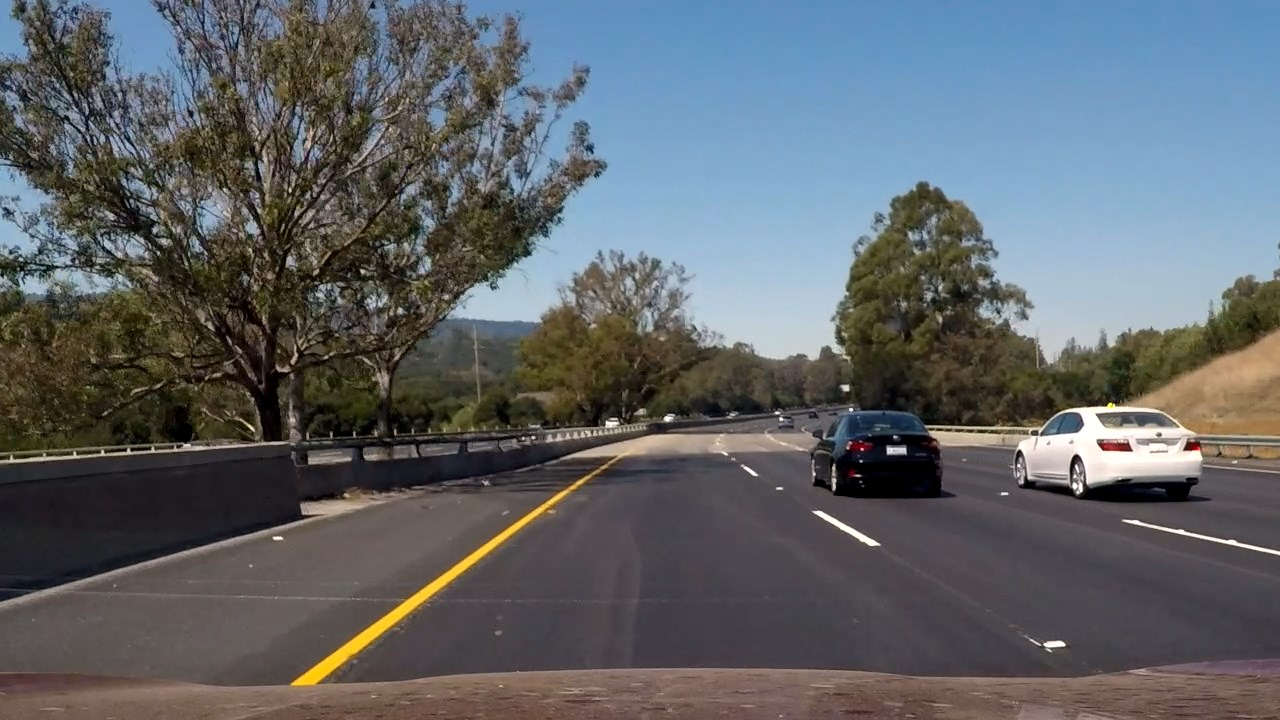
#> input picture Vehicle Detection and Tracking/test_images/test1.jpg, 1280 x 720 px
$ python -i lesson_functions.py   (imports and definitions only)   (older library calls are emulated)
#> lines starting #> are read from the running program, lines starting #| are printed output that depends on the picture
import matplotlib.image as mpimg
import numpy as np
import cv2
from skimage.feature import hog
# Define a function to return HOG features and visualization
def get_hog_features(img, orient, pix_per_cell, cell_per_block,
                        vis=False, feature_vec=True):
    # Call with two outputs if vis==True
    if vis == True:
        features, hog_image = hog(img, orientations=orient,
                                  pixels_per_cell=(pix_per_cell, pix_per_cell),
                                  cells_per_block=(cell_per_block, cell_per_block),
                                  transform_sqrt=True,
                                  visualise=vis, feature_vector=feature_vec)
        return features, hog_image
    # Otherwise call with one output
    else:
        features = hog(img, orientations=orient,
                       pixels_per_cell=(pix_per_cell, pix_per_cell),
                       cells_per_block=(cell_per_block, cell_per_block),
                       transform_sqrt=True,
                       visualise=vis, feature_vector=feature_vec)
        return features

# Define a function to compute binned color features
def bin_spatial(img, size=(32, 32)):
    # Use cv2.resize().ravel() to create the feature vector
    features = cv2.resize(img, size).ravel()
    # Return the feature vector
    return features

# Define a function to compute color histogram features
# NEED TO CHANGE bins_range if reading .png files with mpimg!
def color_hist(img, nbins=32, bins_range=(0, 256)):
    # Compute the histogram of the color channels separately
    channel1_hist = np.histogram(img[:,:,0], bins=nbins, range=bins_range)
    channel2_hist = np.histogram(img[:,:,1], bins=nbins, range=bins_range)
    channel3_hist = np.histogram(img[:,:,2], bins=nbins, range=bins_range)
    # Concatenate the histograms into a single feature vector
    hist_features = np.concatenate((channel1_hist[0], channel2_hist[0], channel3_hist[0]))
    # Return the individual histograms, bin_centers and feature vector
    return hist_features

# Define a function to extract features from a single image window
# This function is very similar to extract_features()
# just for a single image rather than list of images
def single_img_features(img, color_space='RGB', spatial_size=(32, 32),
                        hist_bins=32, orient=9,
                        pix_per_cell=8, cell_per_block=2, hog_channel=0,
                        spatial_feat=True, hist_feat=True, hog_feat=True):
    #1) Define an empty list to receive features
    img_features = []
    #2) Apply color conversion if other than 'RGB'
    if color_space != 'RGB':
        if color_space == 'HSV':
            feature_image = cv2.cvtColor(img, cv2.COLOR_RGB2HSV)
        elif color_space == 'LUV':
            feature_image = cv2.cvtColor(img, cv2.COLOR_RGB2LUV)
        elif color_space == 'HLS':
            feature_image = cv2.cvtColor(img, cv2.COLOR_RGB2HLS)
        elif color_space == 'YUV':
            feature_image = cv2.cvtColor(img, cv2.COLOR_RGB2YUV)
        elif color_space == 'YCrCb':
            feature_image = cv2.cvtColor(img, cv2.COLOR_RGB2YCrCb)
    else: feature_image = np.copy(img)
    #3) Compute spatial features if flag is set
    if spatial_feat == True:
        spatial_features = bin_spatial(feature_image, size=spatial_size)
        #4) Append features to list
        img_features.append(spatial_features)
    #5) Compute histogram features if flag is set
    if hist_feat == True:
        hist_features = color_hist(feature_image, nbins=hist_bins)
        #6) Append features to list
        img_features.append(hist_features)
    #7) Compute HOG features if flag is set
    if hog_feat == True:
        if hog_channel == 'ALL':
            hog_features = []
            for channel in range(feature_image.shape[2]):
                hog_features.extend(get_hog_features(feature_image[:,:,channel],
                                    orient, pix_per_cell, cell_per_block,
                                    vis=False, feature_vec=True))
        else:
            hog_features = get_hog_features(feature_image[:,:,hog_channel], orient,
                        pix_per_cell, cell_per_block, vis=False, feature_vec=True)
        #8) Append features to list
        img_features.append(hog_features)

    #9) Return concatenated array of features
    return np.concatenate(img_features)

# Define a function to extract features from a list of images
# Have this function call bin_spatial() and color_hist()
# [198 lines left out: functions extract_features, slide_window, draw_boxes, add_heat, apply_threshold, draw_labeled_bboxes and 2 more, not called in this run]

'''
import numpy as np
import cv2
from skimage.feature import hog
'''
# [7 lines left out: function convert_color, not called in this run]

#######################From project Advanced lane finding###############################

import glob
import os
import pickle
import cv2
import numpy as np
import matplotlib.pyplot as plt
import matplotlib.image as mpimg
from moviepy.editor import VideoFileClip

# store camera calibration parameters in ./camera_cal/calibrated_data.p
CALIBRATED_DATA_FILE = './camera_cal/calibrated_data.p'

class CameraCalibrator:
    # [61 lines left out: functions __init__, calibrate_via_chessboards, undistort, not called in this run]

class Perspective_Transformer:

    # [112 lines left out: functions __init__, warp, unwarp, noise_reduction, binary_threshold_filter, binary_pipeline, not called in this run]

# Define a class to receive the characteristics of each line detection
class Line():
    # [275 lines left out: functions __init__, build_perspective_transformer, build_camera_calibrator, init_lane_finder, recurrent_lane_finder, calculate_road_parameters and 4 more, not called in this run]

>>> import cv2
>>> picture = cv2.cvtColor(cv2.imread('test_images/test1.jpg'), cv2.COLOR_BGR2RGB)
>>> result = single_img_features(picture)
#> in bin_spatial, `features = cv2.resize(img, size).ravel()`: features = 3072 values, max 255 at index 2001, min 0 at index 1364, mean 100.4
#> in single_img_features, `spatial_features = bin_spatial(feature_image, size=spatial_size)`: spatial_features has the same summary as features in bin_spatial
#> in color_hist, `hist_features = np.concatenate((channel1_hist[0], channel2_hist[0], ch..`: hist_features = 96 values, max 116991 at index 73, min 677 at index 59, mean 28800
#> in get_hog_features, `features = hog(img, orientations=orient, pixels_per_cell=(pix_per_cell..`:
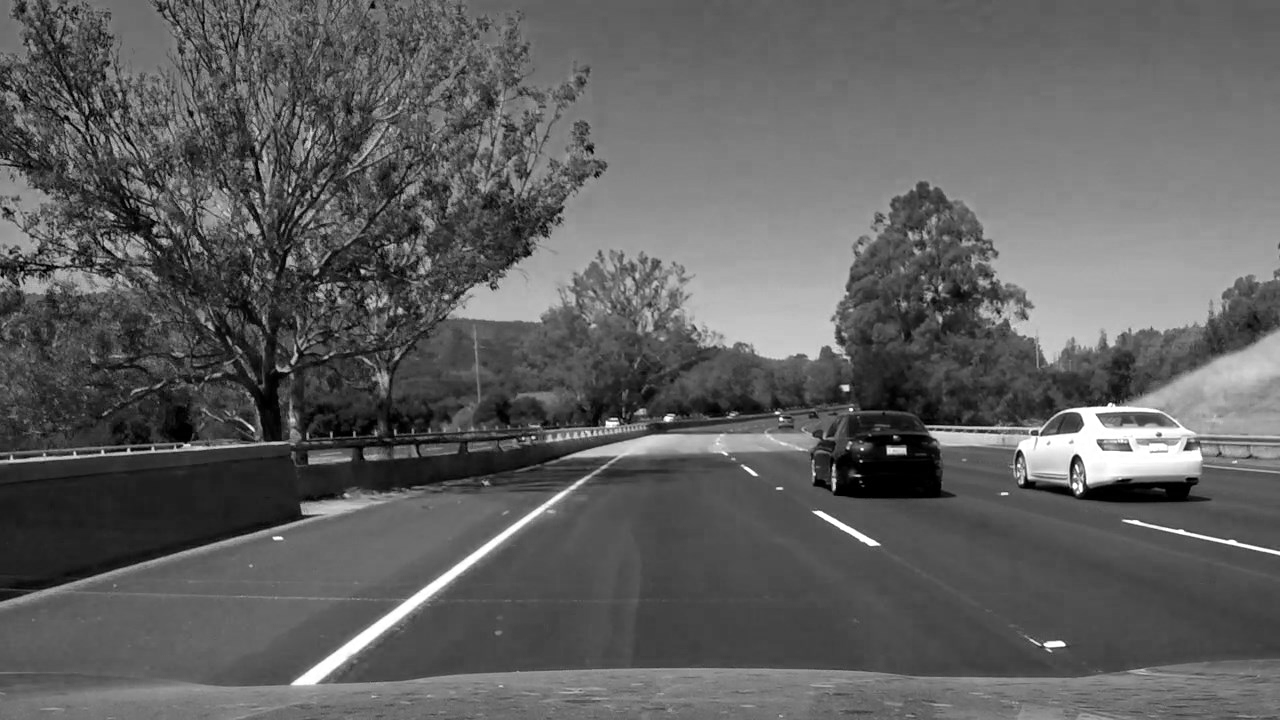
#> img: shape (720, 1280); min 0, max 255, mean 95.6

$ run again, on Vehicle Detection and Tracking/test_images/test2.jpg
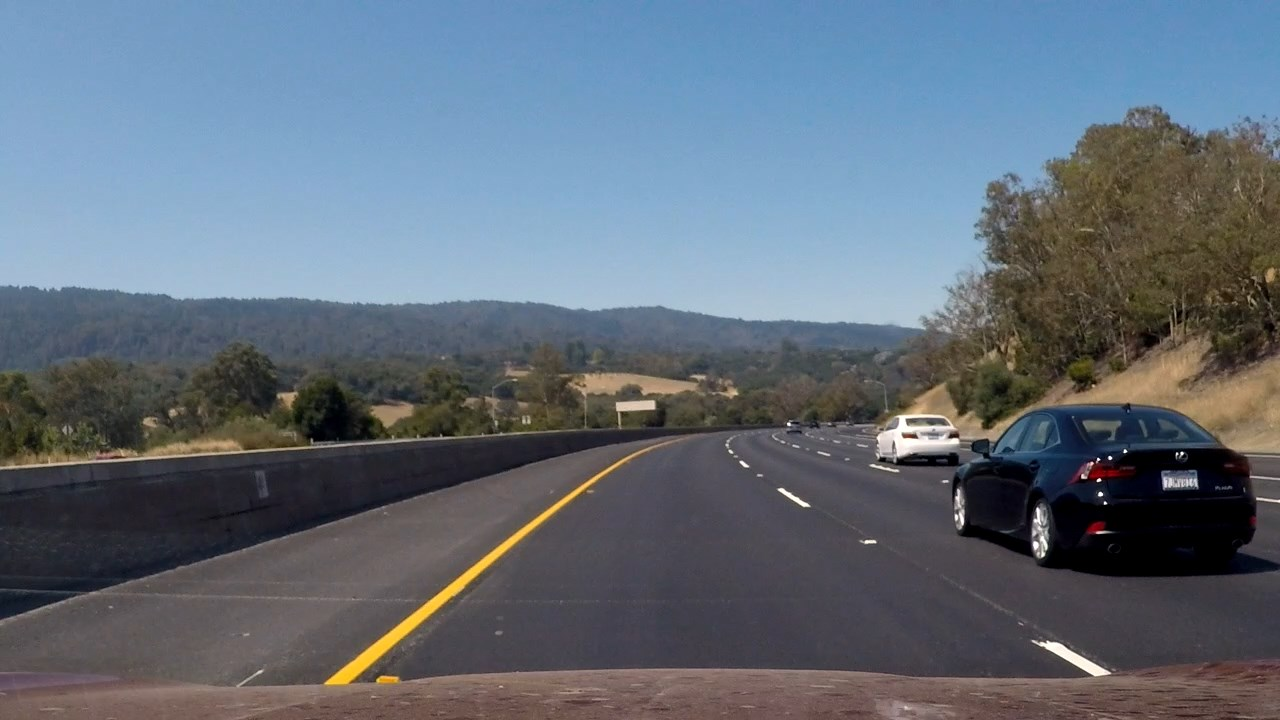
#> input picture Vehicle Detection and Tracking/test_images/test2.jpg, 1280 x 720 px
#> features = 3072 values, max 253 at index 1890, min 0 at index 1752, mean 109.2
#> spatial_features has the same summary as features in bin_spatial
#> in color_hist, `hist_features = np.concatenate((channel1_hist[0], channel2_hist[0], ch..`: hist_features = 96 values, max 112431 at index 88, min 241 at index 59, mean 28800
#> in get_hog_features, `features = hog(img, orientations=orient, pixels_per_cell=(pix_per_cell..`:
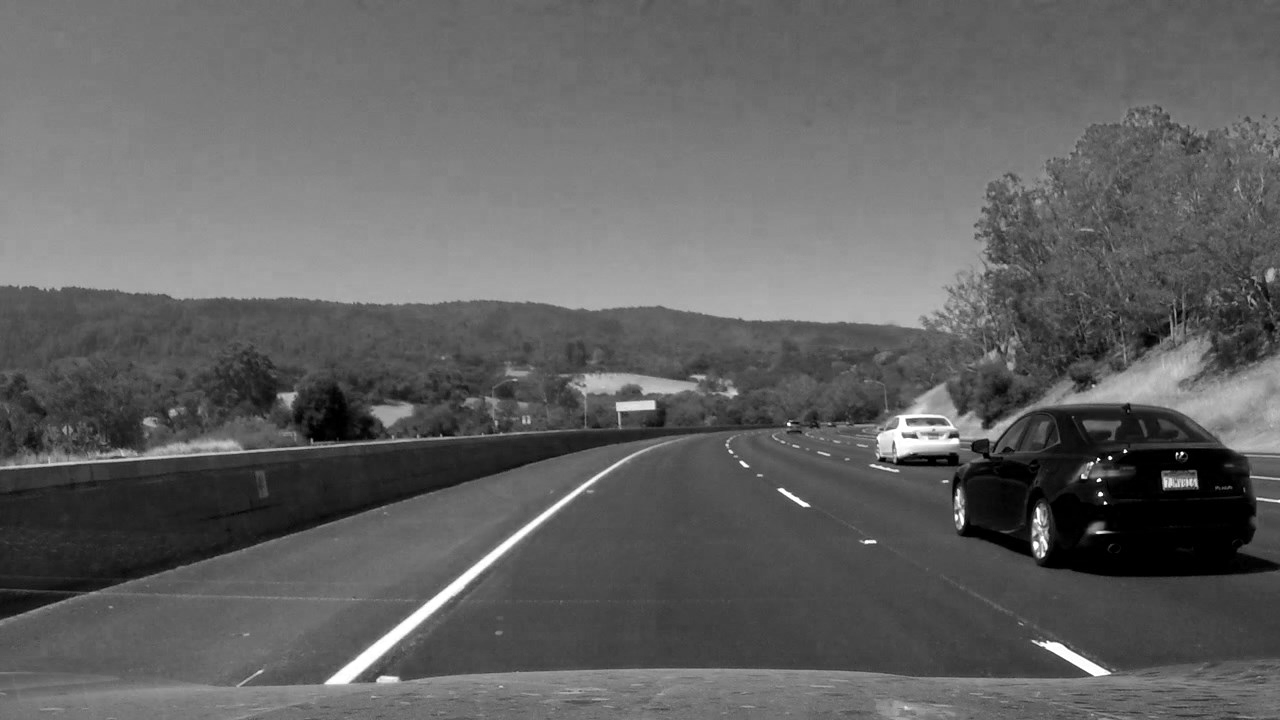
#> img: shape (720, 1280); min 0, max 255, mean 97.9

$ run again, on Vehicle Detection and Tracking/test_images/test3.jpg
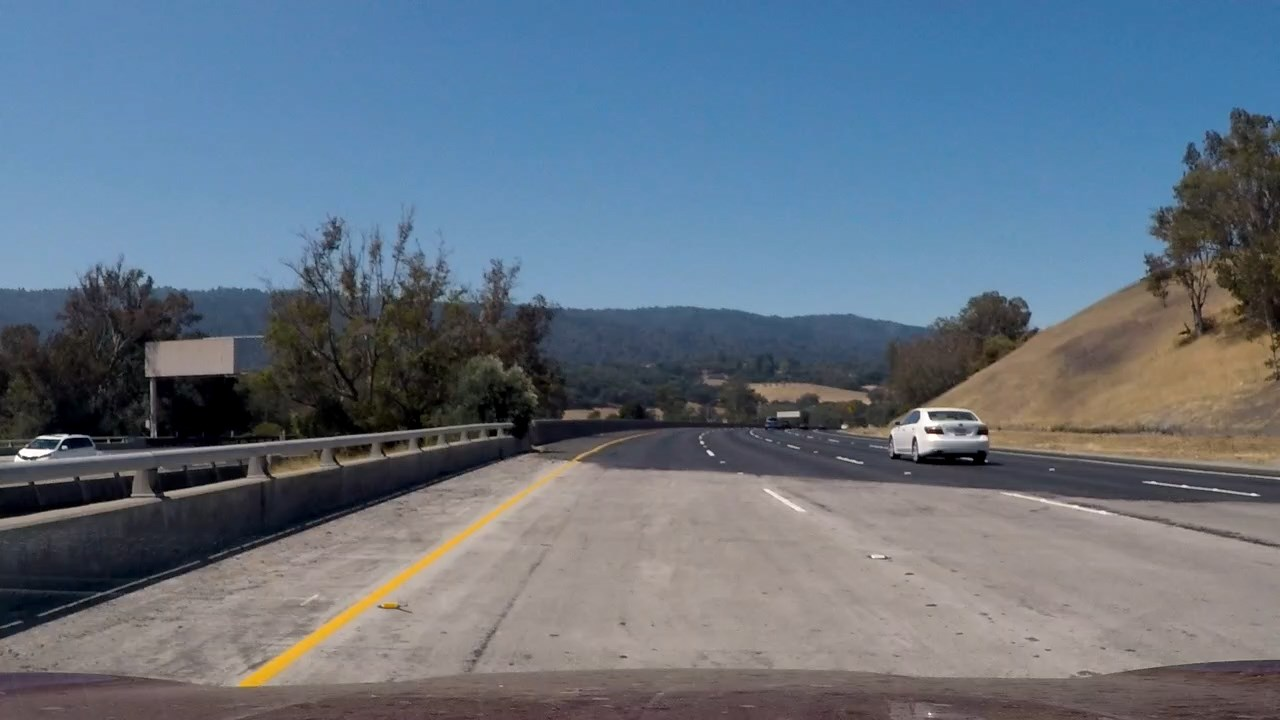
#> input picture Vehicle Detection and Tracking/test_images/test3.jpg, 1280 x 720 px
#> features = 3072 values, max 245 at index 1893, min 0 at index 1647, mean 115.2
#> spatial_features has the same summary as features in bin_spatial
#> in color_hist, `hist_features = np.concatenate((channel1_hist[0], channel2_hist[0], ch..`: hist_features = 96 values, max 139744 at index 50, min 140 at index 93, mean 28800
#> in get_hog_features, `features = hog(img, orientations=orient, pixels_per_cell=(pix_per_cell..`:
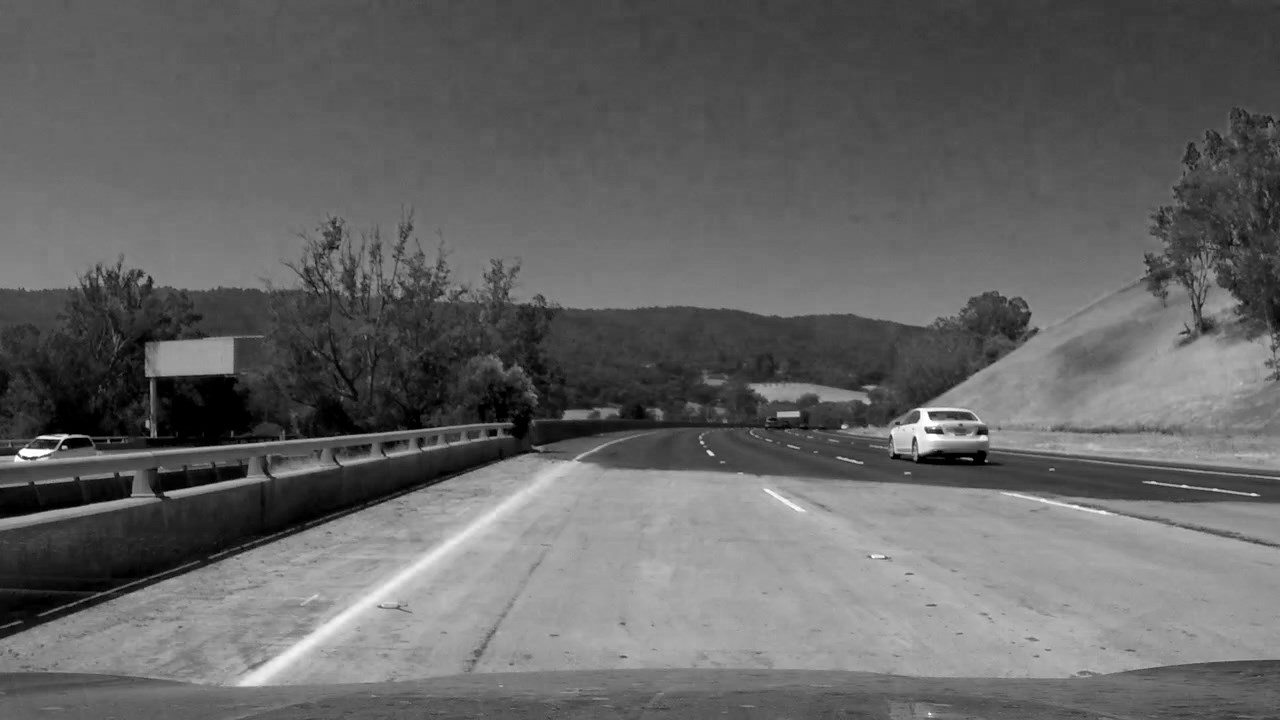
#> img: shape (720, 1280); min 0, max 255, mean 100.8

$ run again, on Vehicle Detection and Tracking/test_images/test4.jpg
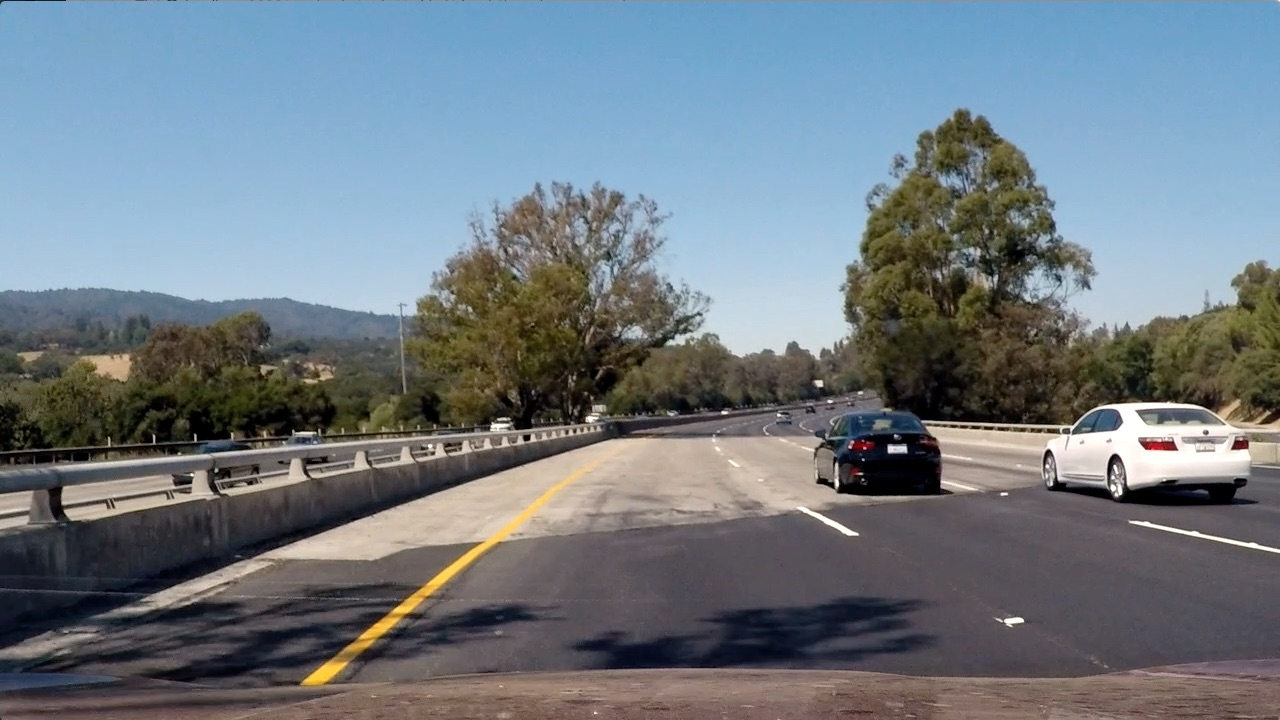
#> input picture Vehicle Detection and Tracking/test_images/test4.jpg, 1280 x 720 px
#> features = 3072 values, max 255 at index 1902, min 0 at index 1702, mean 121.8
#> spatial_features has the same summary as features in bin_spatial
#> in color_hist, `hist_features = np.concatenate((channel1_hist[0], channel2_hist[0], ch..`: hist_features = 96 values, max 116163 at index 90, min 1002 at index 60, mean 28800
#> in get_hog_features, `features = hog(img, orientations=orient, pixels_per_cell=(pix_per_cell..`:
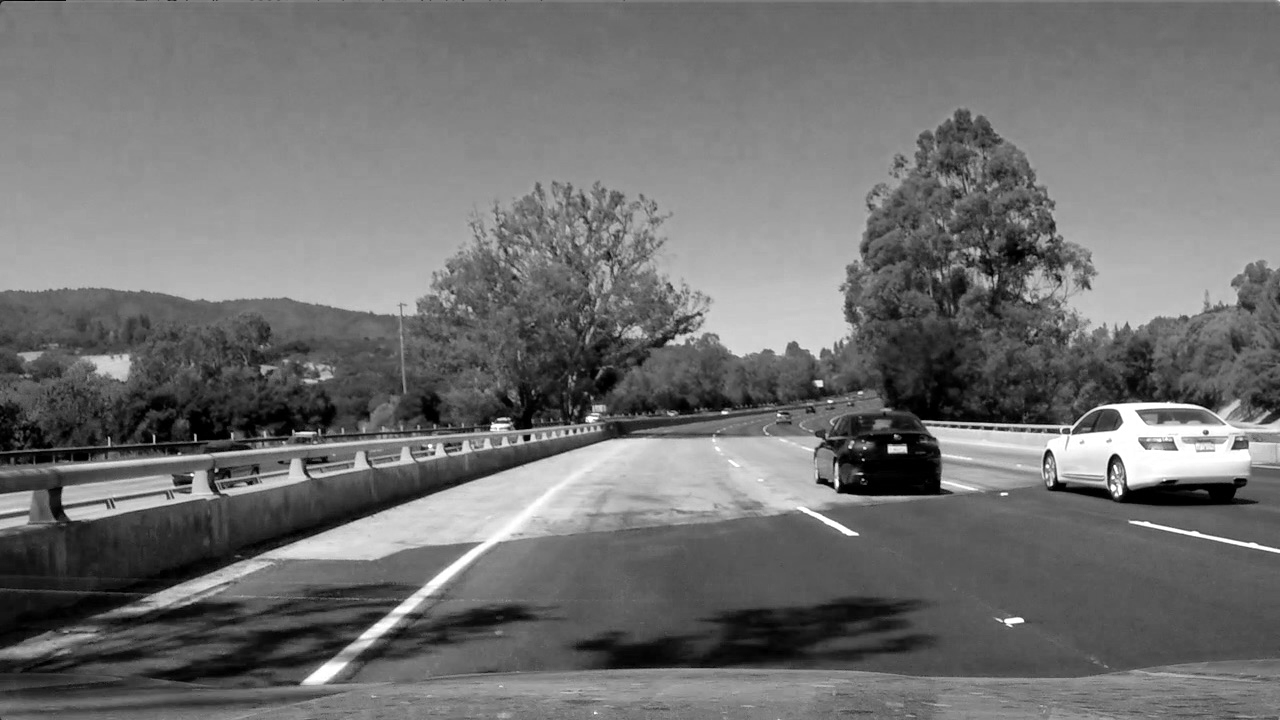
#> img: shape (720, 1280); min 0, max 255, mean 112.2
